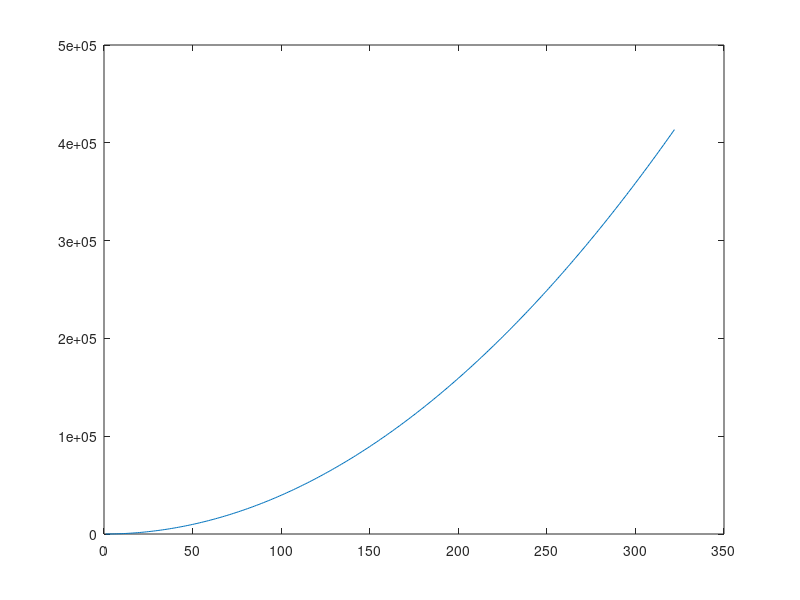

The MATLAB source for this figure:
%%%%%%%%%%%%%%%%%%%%%%%%%%%%%%%%%%%%%%%%%%%%%%%%%%%%%%%%%%%%%%%%%%%%%%%%%%
% Assignment 2: Matlab Basics
% Cassie Fileccia
% Due: September 13, 2019
%
% Instructions: 

% Edit this m-file in MATLAB and save your answers in it. At the top of 
% your file, you should have a comment section with your name, the due date,
% and a brief description of what is contained in the file. This will be the 
% standard format going forward for your assignments. If I don't ask for a
% specific variable name, use any name that you think is reasonable.
% Remember to use mixed case for your variables. You will need to add at
% least one line of code to every question except the final one. Do not put
% your executable code in comments unless the question specifically asks you to. 
%
%%%%%%%%%%%%%%%%%%%%%%%%%%%%%%%%%%%%%%%%%%%%%%%%%%%%%%%%%%%%%%%%%%%%%%%%%%

%% Your assignment comment block starts here 


%the following line will refresh your workspace each time you run your script
clear, close all 

% 1. Create a variable to store the name of the hurricane. 
hurricaneDorian = 'Hurricane Dorian'  

% 2. Create a variable myage and store your age on the day the hurricane is 
% supposed to impact our area in it. Subtract two from the value of the
% variable. Add one to the value of the variable. 

myage = 22
myage - 2
myage + 1


% 3. Use the built-in function namelengthmax to find out the maximum number of
% characters that you can have in an identifier name under your version of
% MATLAB. Store the value in a variable called myMaxNameLength

myMaxNameLength = 63

% 4. Create two variables to store a weight in pounds and ounces. Use who and whos
% to see the variables. Clear one of them and then use who and whos again.

weightInPounds = 150;
weightInOunces = 24
who
whos
clear weightInOunces
who
whos

% 5. Store a number with a decimal place in a double variable (the default). Convert the
% variable to the type int32 and store the result in a new variable (hint: this is known
% as casting in computer programming).

a = 15.6
int32(a)
b = 16


% 6. Create a variable called pounds to store a weight in pounds. Convert this to 
% kilograms and assign the result to a variable kilos.

pounds = 6
kilos = 2.72155

% 7. Create a variable fTemp to store a temperature in degrees Fahrenheit (F). 
% Convert this to degrees Celsius (C) and store the result in a variable cTemp.

fTemp = 72
cTemp = 22.2222

% 8. The function sin calculates and returns the sine of an angle in radians, 
% and the function sind returns the sine of an angle in degrees. Verify 
% that calling the sind function and passing 90 degrees to it results in 1. 
% Pass an argument to sin that also results in 1. 

sind(90)
sin(.5*pi)

% 9. In the ASCII character encoding, the letters of the alphabet are, 
% in order: ?a? comes before ?b? and also ?A? comes before ?B?. However, 
% which comes first, the lower or uppercase letters?

% Answer: Uppercase letters come before lowercase


% 10. Using the colon operator, create the following row vectors:
% 2 3 4 5 6 7 
% 1.1000 1.3000 1.5000 1.7000 
% 8 6 4 2
% Store your results with variable names vecA, vecB and vecC respectively.

vecA = (27)
vecB = (1.1000:.2000:1.7000)
vecC = (8:-2:2)

% 11. Give the MATLAB expression that would create a vector 
% (in a variable called vec) of 50 elements that range, equally spaced, 
% from 0 to 2pi:

vec = linspace(0,2*pi,50)

% 12. Using the colon operator and the transpose operator, 
% create a column vector that has the values -1 to 1 in steps of 0.5.

vecD = (-1:.5:1)
vecD'

% 13. Create a variable called rows that is a random integer in the inclusive range 
% from 1 to 5. Create a variable called cols that is a random integer in the 
% inclusive range from 1 to 5. Create a matrix called result of all zeros with the 
% dimensions given by the values of rows and cols. 

rows = randi([1,5],1)
cols = randi([1,5],1)
result = zeros(rows,cols)

% 14. Find the sum of 3 + 5 + 7 + 9 + 11. Store the result in a variable. 

sumOddNumbers = 35

% 15. Create a vector of five random integers, each in the inclusive range 
% from -10 to 10. Perform each of the following and store your results in 
% appropriately named variables. (you should have a seperate line of code for each):
% - subtract 3 from each element n
% - count how many are positive
% - get the absolute value of each element
% - find the maximum.

fiveRandomIntegers = randi([-10,10],1,5)
subtractThree = fiveRandomIntegers - 3
positive = length(fiveRandomIntegers(fiveRandomIntegers>0))
absoluteValue = abs(fiveRandomIntegers)
max = max(fiveRandomIntegers)

% 16. Write some code that will calculate the area of a trapezoid. Create
% variables for base1, base2, and height and assign them values. Store the
% result of your calculation in a variable called trapArea. Comment your
% code so that another user can understand what your code does. 

b1 = 10
b2 = 14
ht = 5
trapFormula = ht*((b1+b2)/2)
trapArea = 60

% 17. The input function can be used to enter a vector, such as:
%      >> vec = input('Enter a vector: ')
%      Enter a vector: 4 : 7
%      vec = 4 5 6 7
% Experiment with this and write code to allow the user to enter a matrix.
% Store the input matrix in a variable called resultMatrix.

resultMatrix = input('Enter a Matrix:')

% 18. In biomechanics, a vector is a set of numbers that indicate 
% both magnitude and direction. Units such as velocity and force are vector 
% quantities. An example of a vector could be <2.34, 4.244, 5.323> meters/second. 
% This vector describes the velocity of an object at a certain point in 
% three-dimensional space, <x,y,z>. In solving problems related to vectors, 
% it?s handy to know the unit vector of a certain measurement. 
% A unit vector is a vector that has a certain direction, but a magnitude of 1.
% The equation for a unit vector in three-dimensional space is:

% u = <x,y,z>/sqrt(x^2 + y^2 + z^2)

% Write some code that prompts the user for x, y, and z values, and then 
% calculates the unit vector and stores the value in a variable called
% unitVector. 

 x = input('Enter value of x:')
 y = input('Enter value of y:')
 z = input('Enter value of z:')
 unitVector = [x,y,z]/sqrt(x^2 + y^2 + z^2)


% 19. Generate a random integer n, create a vector of the integers 1 through 
% n in steps of 2, square them, and plot the squares. When I run your code
% I expect to see a plot pop up. 

n = randi([1,1000],1)
vecn = (1:2:n)
vecn.^2
plot(vecn.^2)

% 20. Copy and paste the following lines of code into the command window.
% You will probably need to do this one line at a time. Write a short
% description about what each line of code does. Put your response in a
% comment block in this m file. 

% Paste this code a line at a time into your command window:

% load cycloneTracks
% head(cycloneTracks)
% figure
% latMalakas = cycloneTracks.Latitude(cycloneTracks.ID == 1012);
% lonMalakas = cycloneTracks.Longitude(cycloneTracks.ID == 1012);
% geoplot(latMalakas,lonMalakas,'.-')
% geolimits([0 60],[100 180])
% hold on
% latMegi = cycloneTracks.Latitude(cycloneTracks.ID == 1013);
% lonMegi = cycloneTracks.Longitude(cycloneTracks.ID == 1013);
% geoplot(latMegi,lonMegi,'.-')

% Write a short description of what each line does here. It's ok if you 
% don't completely understand, just use your best guess after looking at a bit 
% documentation. Use the following format:

% line 196: this code created a table that gives detailed information
% about cyclones from 2007 to 2017
% line 197: this code opened an 8x8 table with the first 8 entries of the cyclone table data 
% line 198: this code opened up a new figure window that was blank
% line 199: this code created a sub table from the original that just
% contains infomation about the latitude data of Malaks
% line 200: this code created a sub table from the original that just
% contains infomation about the longitude data of Malaks
% line 201: this code plotted the lattitude and longitude of Malaks on a
% figure representing a map
% line 202: this code set geographical limits on the figure
% line 203: this code keeps the current plot so that if you were to plot
% more data, it will just add to the plot, not delete the previous plot
% line 204:  this code created a sub table from the original that just
% contains infomation about the latitude data of ID number 1013 (Megi)
% line 205:  this code created a sub table from the original that just
% contains infomation about the longitude data of ID number 1013 (Megi)
% line 206: this code plotted the lattitude and longitude data from Megi
% onto the existing plot containing Malakas, resulting in a geographic
% table with two sepearte lines plotted